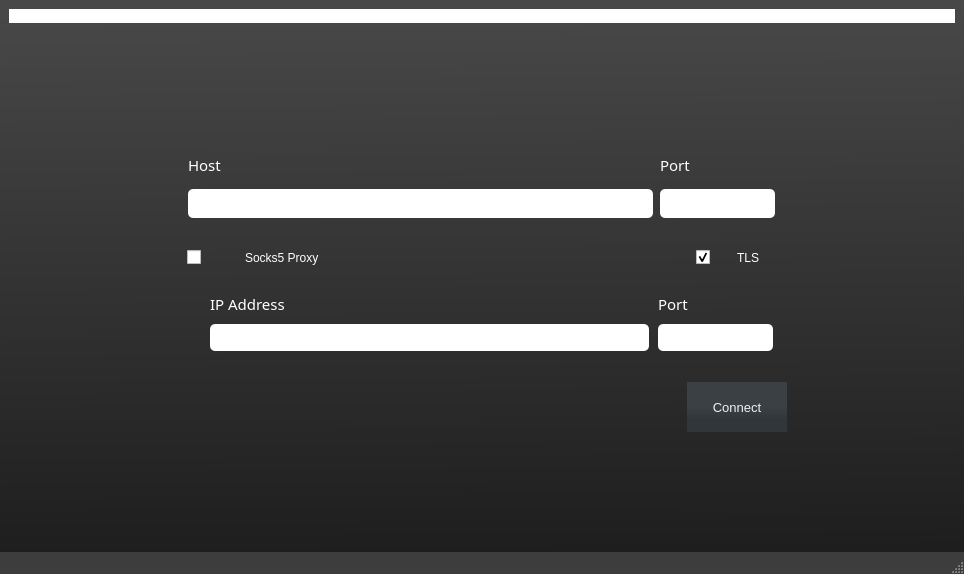
<?xml version="1.0" encoding="UTF-8"?>
<ui version="4.0">
 <class>MainWindow</class>
 <widget class="QMainWindow" name="MainWindow">
  <property name="geometry">
   <rect>
    <x>0</x>
    <y>0</y>
    <width>964</width>
    <height>574</height>
   </rect>
  </property>
  <property name="palette">
   <palette>
    <active>
     <colorrole role="WindowText">
      <brush brushstyle="SolidPattern">
       <color alpha="255">
        <red>255</red>
        <green>255</green>
        <blue>255</blue>
       </color>
      </brush>
     </colorrole>
     <colorrole role="Button">
      <brush brushstyle="SolidPattern">
       <color alpha="255">
        <red>61</red>
        <green>61</green>
        <blue>61</blue>
       </color>
      </brush>
     </colorrole>
     <colorrole role="Light">
      <brush brushstyle="SolidPattern">
       <color alpha="255">
        <red>91</red>
        <green>91</green>
        <blue>91</blue>
       </color>
      </brush>
     </colorrole>
     <colorrole role="Midlight">
      <brush brushstyle="SolidPattern">
       <color alpha="255">
        <red>76</red>
        <green>76</green>
        <blue>76</blue>
       </color>
      </brush>
     </colorrole>
     <colorrole role="Dark">
      <brush brushstyle="SolidPattern">
       <color alpha="255">
        <red>30</red>
        <green>30</green>
        <blue>30</blue>
       </color>
      </brush>
     </colorrole>
     <colorrole role="Mid">
      <brush brushstyle="SolidPattern">
       <color alpha="255">
        <red>40</red>
        <green>40</green>
        <blue>40</blue>
       </color>
      </brush>
     </colorrole>
     <colorrole role="Text">
      <brush brushstyle="SolidPattern">
       <color alpha="255">
        <red>255</red>
        <green>255</green>
        <blue>255</blue>
       </color>
      </brush>
     </colorrole>
     <colorrole role="BrightText">
      <brush brushstyle="SolidPattern">
       <color alpha="255">
        <red>255</red>
        <green>255</green>
        <blue>255</blue>
       </color>
      </brush>
     </colorrole>
     <colorrole role="ButtonText">
      <brush brushstyle="SolidPattern">
       <color alpha="255">
        <red>255</red>
        <green>255</green>
        <blue>255</blue>
       </color>
      </brush>
     </colorrole>
     <colorrole role="Base">
      <brush brushstyle="SolidPattern">
       <color alpha="255">
        <red>0</red>
        <green>0</green>
        <blue>0</blue>
       </color>
      </brush>
     </colorrole>
     <colorrole role="Window">
      <brush brushstyle="SolidPattern">
       <color alpha="255">
        <red>61</red>
        <green>61</green>
        <blue>61</blue>
       </color>
      </brush>
     </colorrole>
     <colorrole role="Shadow">
      <brush brushstyle="SolidPattern">
       <color alpha="255">
        <red>0</red>
        <green>0</green>
        <blue>0</blue>
       </color>
      </brush>
     </colorrole>
     <colorrole role="AlternateBase">
      <brush brushstyle="SolidPattern">
       <color alpha="255">
        <red>30</red>
        <green>30</green>
        <blue>30</blue>
       </color>
      </brush>
     </colorrole>
     <colorrole role="ToolTipBase">
      <brush brushstyle="SolidPattern">
       <color alpha="255">
        <red>255</red>
        <green>255</green>
        <blue>220</blue>
       </color>
      </brush>
     </colorrole>
     <colorrole role="ToolTipText">
      <brush brushstyle="SolidPattern">
       <color alpha="255">
        <red>0</red>
        <green>0</green>
        <blue>0</blue>
       </color>
      </brush>
     </colorrole>
    </active>
    <inactive>
     <colorrole role="WindowText">
      <brush brushstyle="SolidPattern">
       <color alpha="255">
        <red>255</red>
        <green>255</green>
        <blue>255</blue>
       </color>
      </brush>
     </colorrole>
     <colorrole role="Button">
      <brush brushstyle="SolidPattern">
       <color alpha="255">
        <red>61</red>
        <green>61</green>
        <blue>61</blue>
       </color>
      </brush>
     </colorrole>
     <colorrole role="Light">
      <brush brushstyle="SolidPattern">
       <color alpha="255">
        <red>91</red>
        <green>91</green>
        <blue>91</blue>
       </color>
      </brush>
     </colorrole>
     <colorrole role="Midlight">
      <brush brushstyle="SolidPattern">
       <color alpha="255">
        <red>76</red>
        <green>76</green>
        <blue>76</blue>
       </color>
      </brush>
     </colorrole>
     <colorrole role="Dark">
      <brush brushstyle="SolidPattern">
       <color alpha="255">
        <red>30</red>
        <green>30</green>
        <blue>30</blue>
       </color>
      </brush>
     </colorrole>
     <colorrole role="Mid">
      <brush brushstyle="SolidPattern">
       <color alpha="255">
        <red>40</red>
        <green>40</green>
        <blue>40</blue>
       </color>
      </brush>
     </colorrole>
     <colorrole role="Text">
      <brush brushstyle="SolidPattern">
       <color alpha="255">
        <red>255</red>
        <green>255</green>
        <blue>255</blue>
       </color>
      </brush>
     </colorrole>
     <colorrole role="BrightText">
      <brush brushstyle="SolidPattern">
       <color alpha="255">
        <red>255</red>
        <green>255</green>
        <blue>255</blue>
       </color>
      </brush>
     </colorrole>
     <colorrole role="ButtonText">
      <brush brushstyle="SolidPattern">
       <color alpha="255">
        <red>255</red>
        <green>255</green>
        <blue>255</blue>
       </color>
      </brush>
     </colorrole>
     <colorrole role="Base">
      <brush brushstyle="SolidPattern">
       <color alpha="255">
        <red>0</red>
        <green>0</green>
        <blue>0</blue>
       </color>
      </brush>
     </colorrole>
     <colorrole role="Window">
      <brush brushstyle="SolidPattern">
       <color alpha="255">
        <red>61</red>
        <green>61</green>
        <blue>61</blue>
       </color>
      </brush>
     </colorrole>
     <colorrole role="Shadow">
      <brush brushstyle="SolidPattern">
       <color alpha="255">
        <red>0</red>
        <green>0</green>
        <blue>0</blue>
       </color>
      </brush>
     </colorrole>
     <colorrole role="AlternateBase">
      <brush brushstyle="SolidPattern">
       <color alpha="255">
        <red>30</red>
        <green>30</green>
        <blue>30</blue>
       </color>
      </brush>
     </colorrole>
     <colorrole role="ToolTipBase">
      <brush brushstyle="SolidPattern">
       <color alpha="255">
        <red>255</red>
        <green>255</green>
        <blue>220</blue>
       </color>
      </brush>
     </colorrole>
     <colorrole role="ToolTipText">
      <brush brushstyle="SolidPattern">
       <color alpha="255">
        <red>0</red>
        <green>0</green>
        <blue>0</blue>
       </color>
      </brush>
     </colorrole>
    </inactive>
    <disabled>
     <colorrole role="WindowText">
      <brush brushstyle="SolidPattern">
       <color alpha="255">
        <red>30</red>
        <green>30</green>
        <blue>30</blue>
       </color>
      </brush>
     </colorrole>
     <colorrole role="Button">
      <brush brushstyle="SolidPattern">
       <color alpha="255">
        <red>61</red>
        <green>61</green>
        <blue>61</blue>
       </color>
      </brush>
     </colorrole>
     <colorrole role="Light">
      <brush brushstyle="SolidPattern">
       <color alpha="255">
        <red>91</red>
        <green>91</green>
        <blue>91</blue>
       </color>
      </brush>
     </colorrole>
     <colorrole role="Midlight">
      <brush brushstyle="SolidPattern">
       <color alpha="255">
        <red>76</red>
        <green>76</green>
        <blue>76</blue>
       </color>
      </brush>
     </colorrole>
     <colorrole role="Dark">
      <brush brushstyle="SolidPattern">
       <color alpha="255">
        <red>30</red>
        <green>30</green>
        <blue>30</blue>
       </color>
      </brush>
     </colorrole>
     <colorrole role="Mid">
      <brush brushstyle="SolidPattern">
       <color alpha="255">
        <red>40</red>
        <green>40</green>
        <blue>40</blue>
       </color>
      </brush>
     </colorrole>
     <colorrole role="Text">
      <brush brushstyle="SolidPattern">
       <color alpha="255">
        <red>30</red>
        <green>30</green>
        <blue>30</blue>
       </color>
      </brush>
     </colorrole>
     <colorrole role="BrightText">
      <brush brushstyle="SolidPattern">
       <color alpha="255">
        <red>255</red>
        <green>255</green>
        <blue>255</blue>
       </color>
      </brush>
     </colorrole>
     <colorrole role="ButtonText">
      <brush brushstyle="SolidPattern">
       <color alpha="255">
        <red>30</red>
        <green>30</green>
        <blue>30</blue>
       </color>
      </brush>
     </colorrole>
     <colorrole role="Base">
      <brush brushstyle="SolidPattern">
       <color alpha="255">
        <red>61</red>
        <green>61</green>
        <blue>61</blue>
       </color>
      </brush>
     </colorrole>
     <colorrole role="Window">
      <brush brushstyle="SolidPattern">
       <color alpha="255">
        <red>61</red>
        <green>61</green>
        <blue>61</blue>
       </color>
      </brush>
     </colorrole>
     <colorrole role="Shadow">
      <brush brushstyle="SolidPattern">
       <color alpha="255">
        <red>0</red>
        <green>0</green>
        <blue>0</blue>
       </color>
      </brush>
     </colorrole>
     <colorrole role="AlternateBase">
      <brush brushstyle="SolidPattern">
       <color alpha="255">
        <red>61</red>
        <green>61</green>
        <blue>61</blue>
       </color>
      </brush>
     </colorrole>
     <colorrole role="ToolTipBase">
      <brush brushstyle="SolidPattern">
       <color alpha="255">
        <red>255</red>
        <green>255</green>
        <blue>220</blue>
       </color>
      </brush>
     </colorrole>
     <colorrole role="ToolTipText">
      <brush brushstyle="SolidPattern">
       <color alpha="255">
        <red>0</red>
        <green>0</green>
        <blue>0</blue>
       </color>
      </brush>
     </colorrole>
    </disabled>
   </palette>
  </property>
  <property name="windowTitle">
   <string>Torpoker - Home</string>
  </property>
  <property name="styleSheet">
   <string notr="true">QStatusBar
{
	color: white;
	
	font: 9pt &quot;Montserrat&quot;;
}
QStatusBar::item
{
    border: 0px transparent dark;
}</string>
  </property>
  <widget class="QWidget" name="centralwidget">
   <property name="palette">
    <palette>
     <active>
      <colorrole role="Button">
       <brush brushstyle="LinearGradientPattern">
        <gradient startx="0.489000000000000" starty="0.011363600000000" endx="0.506000000000000" endy="1.000000000000000" type="LinearGradient" spread="PadSpread" coordinatemode="ObjectBoundingMode">
         <gradientstop position="0.000000000000000">
          <color alpha="255">
           <red>72</red>
           <green>72</green>
           <blue>72</blue>
          </color>
         </gradientstop>
         <gradientstop position="1.000000000000000">
          <color alpha="255">
           <red>30</red>
           <green>30</green>
           <blue>30</blue>
          </color>
         </gradientstop>
        </gradient>
       </brush>
      </colorrole>
      <colorrole role="ButtonText">
       <brush brushstyle="SolidPattern">
        <color alpha="255">
         <red>0</red>
         <green>0</green>
         <blue>0</blue>
        </color>
       </brush>
      </colorrole>
      <colorrole role="Base">
       <brush brushstyle="LinearGradientPattern">
        <gradient startx="0.489000000000000" starty="0.011363600000000" endx="0.506000000000000" endy="1.000000000000000" type="LinearGradient" spread="PadSpread" coordinatemode="ObjectBoundingMode">
         <gradientstop position="0.000000000000000">
          <color alpha="255">
           <red>72</red>
           <green>72</green>
           <blue>72</blue>
          </color>
         </gradientstop>
         <gradientstop position="1.000000000000000">
          <color alpha="255">
           <red>30</red>
           <green>30</green>
           <blue>30</blue>
          </color>
         </gradientstop>
        </gradient>
       </brush>
      </colorrole>
      <colorrole role="Window">
       <brush brushstyle="LinearGradientPattern">
        <gradient startx="0.489000000000000" starty="0.011363600000000" endx="0.506000000000000" endy="1.000000000000000" type="LinearGradient" spread="PadSpread" coordinatemode="ObjectBoundingMode">
         <gradientstop position="0.000000000000000">
          <color alpha="255">
           <red>72</red>
           <green>72</green>
           <blue>72</blue>
          </color>
         </gradientstop>
         <gradientstop position="1.000000000000000">
          <color alpha="255">
           <red>30</red>
           <green>30</green>
           <blue>30</blue>
          </color>
         </gradientstop>
        </gradient>
       </brush>
      </colorrole>
     </active>
     <inactive>
      <colorrole role="Button">
       <brush brushstyle="LinearGradientPattern">
        <gradient startx="0.489000000000000" starty="0.011363600000000" endx="0.506000000000000" endy="1.000000000000000" type="LinearGradient" spread="PadSpread" coordinatemode="ObjectBoundingMode">
         <gradientstop position="0.000000000000000">
          <color alpha="255">
           <red>72</red>
           <green>72</green>
           <blue>72</blue>
          </color>
         </gradientstop>
         <gradientstop position="1.000000000000000">
          <color alpha="255">
           <red>30</red>
           <green>30</green>
           <blue>30</blue>
          </color>
         </gradientstop>
        </gradient>
       </brush>
      </colorrole>
      <colorrole role="ButtonText">
       <brush brushstyle="SolidPattern">
        <color alpha="255">
         <red>0</red>
         <green>0</green>
         <blue>0</blue>
        </color>
       </brush>
      </colorrole>
      <colorrole role="Base">
       <brush brushstyle="LinearGradientPattern">
        <gradient startx="0.489000000000000" starty="0.011363600000000" endx="0.506000000000000" endy="1.000000000000000" type="LinearGradient" spread="PadSpread" coordinatemode="ObjectBoundingMode">
         <gradientstop position="0.000000000000000">
          <color alpha="255">
           <red>72</red>
           <green>72</green>
           <blue>72</blue>
          </color>
         </gradientstop>
         <gradientstop position="1.000000000000000">
          <color alpha="255">
           <red>30</red>
           <green>30</green>
           <blue>30</blue>
          </color>
         </gradientstop>
        </gradient>
       </brush>
      </colorrole>
      <colorrole role="Window">
       <brush brushstyle="LinearGradientPattern">
        <gradient startx="0.489000000000000" starty="0.011363600000000" endx="0.506000000000000" endy="1.000000000000000" type="LinearGradient" spread="PadSpread" coordinatemode="ObjectBoundingMode">
         <gradientstop position="0.000000000000000">
          <color alpha="255">
           <red>72</red>
           <green>72</green>
           <blue>72</blue>
          </color>
         </gradientstop>
         <gradientstop position="1.000000000000000">
          <color alpha="255">
           <red>30</red>
           <green>30</green>
           <blue>30</blue>
          </color>
         </gradientstop>
        </gradient>
       </brush>
      </colorrole>
     </inactive>
     <disabled>
      <colorrole role="Button">
       <brush brushstyle="LinearGradientPattern">
        <gradient startx="0.489000000000000" starty="0.011363600000000" endx="0.506000000000000" endy="1.000000000000000" type="LinearGradient" spread="PadSpread" coordinatemode="ObjectBoundingMode">
         <gradientstop position="0.000000000000000">
          <color alpha="255">
           <red>72</red>
           <green>72</green>
           <blue>72</blue>
          </color>
         </gradientstop>
         <gradientstop position="1.000000000000000">
          <color alpha="255">
           <red>30</red>
           <green>30</green>
           <blue>30</blue>
          </color>
         </gradientstop>
        </gradient>
       </brush>
      </colorrole>
      <colorrole role="ButtonText">
       <brush brushstyle="SolidPattern">
        <color alpha="255">
         <red>30</red>
         <green>30</green>
         <blue>30</blue>
        </color>
       </brush>
      </colorrole>
      <colorrole role="Base">
       <brush brushstyle="LinearGradientPattern">
        <gradient startx="0.489000000000000" starty="0.011363600000000" endx="0.506000000000000" endy="1.000000000000000" type="LinearGradient" spread="PadSpread" coordinatemode="ObjectBoundingMode">
         <gradientstop position="0.000000000000000">
          <color alpha="255">
           <red>72</red>
           <green>72</green>
           <blue>72</blue>
          </color>
         </gradientstop>
         <gradientstop position="1.000000000000000">
          <color alpha="255">
           <red>30</red>
           <green>30</green>
           <blue>30</blue>
          </color>
         </gradientstop>
        </gradient>
       </brush>
      </colorrole>
      <colorrole role="Window">
       <brush brushstyle="LinearGradientPattern">
        <gradient startx="0.489000000000000" starty="0.011363600000000" endx="0.506000000000000" endy="1.000000000000000" type="LinearGradient" spread="PadSpread" coordinatemode="ObjectBoundingMode">
         <gradientstop position="0.000000000000000">
          <color alpha="255">
           <red>72</red>
           <green>72</green>
           <blue>72</blue>
          </color>
         </gradientstop>
         <gradientstop position="1.000000000000000">
          <color alpha="255">
           <red>30</red>
           <green>30</green>
           <blue>30</blue>
          </color>
         </gradientstop>
        </gradient>
       </brush>
      </colorrole>
     </disabled>
    </palette>
   </property>
   <property name="styleSheet">
    <string notr="true">#centralwidget{
	
	background-color: qlineargradient(spread:pad, x1:0.489, y1:0.0113636, x2:0.506, y2:1, stop:0 rgba(72, 72, 72, 255), stop:1 rgba(30, 30, 30, 255));
	
	border-image: url(./UI/images/TgFZH.jpg);
}
QLabel{
	color: white;
}
QPushButton
{
    color: #eff0f1;
    background-color: qlineargradient(x1: 0.5, y1: 0.5 x2: 0.5, y2: 1, stop: 0 #3b4045, stop: 0.5 #31363b);
    border-width: 0.1ex;
    border-color: #76797c;
    border-style: solid;
    padding:2ex;
    border-radius: 0.2ex;
    outline: none;
}

QPushButton:disabled
{
    background-color: #31363b;
    border-width: 0.1ex;
    border-color: #454545;
    border-style: solid;
    padding-top: 0.5ex;
    padding-bottom: 0.5ex;
    padding-left: 1ex;
    padding-right: 1ex;
    border-radius: 0.2ex;
    color: #454545;
}

QPushButton:focus
{
    color: white;
}

QPushButton:pressed
{
    background-color: #31363b;
    padding-top: -1.5ex;
    padding-bottom: -1.7ex;
}

QComboBox
{
    selection-background-color: #3daee9;
    border-style: solid;
    border: 0.1ex solid #76797c;
    border-radius: 0.2ex;
    padding: 0.5ex;
    min-width: 7.5ex;
}

QPushButton:checked
{
    background-color: #76797c;
    border-color: #6A6969;
}

QPushButton:hover
{
    background-color: qlineargradient(x1: 0.5, y1: 0.5 x2: 0.5, y2: 1, stop: 0 #454a4f, stop: 0.5 #3b4045);
    border: 0.1ex solid #3daee9;
    color: #eff0f1;
}

QPushButton:checked:hover
{
    background-color: qlineargradient(x1: 0.5, y1: 0.5 x2: 0.5, y2: 1, stop: 0 #808386, stop: 0.5 #76797c);
    border: 0.1ex solid #3daee9;
    color: #eff0f1;
}</string>
   </property>
   <layout class="QGridLayout" name="gridLayout_2">
    <item row="2" column="1" colspan="2">
     <widget class="QFrame" name="frame_2">
      <property name="minimumSize">
       <size>
        <width>627</width>
        <height>309</height>
       </size>
      </property>
      <property name="styleSheet">
       <string notr="true">#frame_2{
	border: none;
}</string>
      </property>
      <property name="frameShape">
       <enum>QFrame::StyledPanel</enum>
      </property>
      <property name="frameShadow">
       <enum>QFrame::Raised</enum>
      </property>
      <layout class="QGridLayout" name="gridLayout_3">
       <property name="sizeConstraint">
        <enum>QLayout::SetDefaultConstraint</enum>
       </property>
       <item row="5" column="3">
        <widget class="QPushButton" name="pushButton_connect">
         <property name="maximumSize">
          <size>
           <width>120</width>
           <height>50</height>
          </size>
         </property>
         <property name="font">
          <font>
           <pointsize>10</pointsize>
          </font>
         </property>
         <property name="text">
          <string>Connect</string>
         </property>
        </widget>
       </item>
       <item row="3" column="3">
        <widget class="QFrame" name="frame_4">
         <property name="maximumSize">
          <size>
           <width>100</width>
           <height>50</height>
          </size>
         </property>
         <property name="frameShape">
          <enum>QFrame::NoFrame</enum>
         </property>
         <property name="frameShadow">
          <enum>QFrame::Raised</enum>
         </property>
         <layout class="QHBoxLayout" name="horizontalLayout_2">
          <property name="spacing">
           <number>0</number>
          </property>
          <item>
           <widget class="QCheckBox" name="checkBox_tls">
            <property name="font">
             <font>
              <family>Montserrat</family>
              <pointsize>11</pointsize>
             </font>
            </property>
            <property name="text">
             <string/>
            </property>
            <property name="checked">
             <bool>true</bool>
            </property>
           </widget>
          </item>
          <item>
           <widget class="QLabel" name="label_7">
            <property name="text">
             <string>TLS</string>
            </property>
            <property name="buddy">
             <cstring>checkBox_tls</cstring>
            </property>
           </widget>
          </item>
         </layout>
        </widget>
       </item>
       <item row="4" column="1" colspan="3">
        <widget class="QFrame" name="frame">
         <property name="styleSheet">
          <string notr="true">#frame{
	margin-left: 20px;
	border: none;
}</string>
         </property>
         <property name="frameShape">
          <enum>QFrame::StyledPanel</enum>
         </property>
         <property name="frameShadow">
          <enum>QFrame::Raised</enum>
         </property>
         <layout class="QGridLayout" name="gridLayout">
          <property name="topMargin">
           <number>0</number>
          </property>
          <property name="bottomMargin">
           <number>25</number>
          </property>
          <property name="verticalSpacing">
           <number>2</number>
          </property>
          <item row="1" column="0">
           <widget class="QLabel" name="label_3">
            <property name="enabled">
             <bool>true</bool>
            </property>
            <property name="maximumSize">
             <size>
              <width>16777215</width>
              <height>50</height>
             </size>
            </property>
            <property name="font">
             <font>
              <family>Noto Sans Arabic</family>
              <pointsize>11</pointsize>
             </font>
            </property>
            <property name="statusTip">
             <string>socks5 IP address</string>
            </property>
            <property name="text">
             <string>IP Address</string>
            </property>
            <property name="buddy">
             <cstring>lineEdit_proxy_ip</cstring>
            </property>
           </widget>
          </item>
          <item row="1" column="1">
           <widget class="QLabel" name="label_4">
            <property name="enabled">
             <bool>true</bool>
            </property>
            <property name="maximumSize">
             <size>
              <width>16777215</width>
              <height>50</height>
             </size>
            </property>
            <property name="font">
             <font>
              <family>Noto Sans Arabic</family>
              <pointsize>11</pointsize>
             </font>
            </property>
            <property name="statusTip">
             <string>Socks5 IP port</string>
            </property>
            <property name="text">
             <string>Port</string>
            </property>
            <property name="buddy">
             <cstring>lineEdit_proxy_port</cstring>
            </property>
           </widget>
          </item>
          <item row="2" column="0">
           <widget class="QLineEdit" name="lineEdit_proxy_ip">
            <property name="enabled">
             <bool>true</bool>
            </property>
            <property name="maximumSize">
             <size>
              <width>439</width>
              <height>30</height>
             </size>
            </property>
            <property name="font">
             <font>
              <family>Nirmala UI</family>
              <pointsize>10</pointsize>
             </font>
            </property>
            <property name="statusTip">
             <string>socks5 IP address</string>
            </property>
            <property name="styleSheet">
             <string notr="true">#lineEdit_proxy_ip{
	border: 0.3ex solid white;
	border-radius: 5px;
	padding: 5px 10px;
}
#lineEdit_proxy_ip:disabled{
	border: 0.3ex solid #9a9a9a;
	border-radius: 5px;
	padding: 5px 10px;
	color: rgb(203, 203, 203);
	background-color: rgb(163, 163, 163);
}

#lineEdit_proxy_ip::hover{
	color: rgb(255, 255, 255);
	background-color: rgb(34, 34, 34);
	padding-left: 15px;
}</string>
            </property>
           </widget>
          </item>
          <item row="2" column="1">
           <widget class="QLineEdit" name="lineEdit_proxy_port">
            <property name="enabled">
             <bool>true</bool>
            </property>
            <property name="maximumSize">
             <size>
              <width>115</width>
              <height>30</height>
             </size>
            </property>
            <property name="font">
             <font>
              <family>Nirmala UI</family>
              <pointsize>10</pointsize>
             </font>
            </property>
            <property name="statusTip">
             <string>Socks5 IP port</string>
            </property>
            <property name="styleSheet">
             <string notr="true">#lineEdit_proxy_port{
	border: 0.3ex solid white;
	border-radius: 5px;
	padding: 5px 10px;
}
#lineEdit_proxy_port:disabled{
	border: 0.3ex solid #9a9a9a;
	border-radius: 5px;
	padding: 5px 10px;
	color: rgb(203, 203, 203);
	background-color: rgb(163, 163, 163);
}

#lineEdit_proxy_port::hover{
	color: rgb(255, 255, 255);
	background-color: rgb(34, 34, 34);
	padding-left: 15px;
}</string>
            </property>
            <property name="inputMethodHints">
             <set>Qt::ImhDigitsOnly</set>
            </property>
            <property name="text">
             <string/>
            </property>
            <property name="maxLength">
             <number>5</number>
            </property>
           </widget>
          </item>
         </layout>
        </widget>
       </item>
       <item row="0" column="1" colspan="3">
        <widget class="QFrame" name="frame_5">
         <property name="frameShape">
          <enum>QFrame::NoFrame</enum>
         </property>
         <property name="frameShadow">
          <enum>QFrame::Raised</enum>
         </property>
         <layout class="QGridLayout" name="gridLayout_4">
          <item row="1" column="0">
           <widget class="QLineEdit" name="lineEdit_address">
            <property name="maximumSize">
             <size>
              <width>465</width>
              <height>30</height>
             </size>
            </property>
            <property name="font">
             <font>
              <family>Nirmala UI</family>
              <pointsize>10</pointsize>
             </font>
            </property>
            <property name="statusTip">
             <string>Host to connect to</string>
            </property>
            <property name="styleSheet">
             <string notr="true">#lineEdit_address{
	border: 0.3ex solid white;
	border-radius: 5px;
	padding: 5px 10px;
}
#lineEdit_address:disabled{
	border: 0.3ex solid #9a9a9a;
	border-radius: 5px;
	padding: 5px 10px;
	color: rgb(203, 203, 203);
	background-color: rgb(163, 163, 163);
}

#lineEdit_address::hover{
	color: rgb(255, 255, 255);
	background-color: rgb(34, 34, 34);
	padding-left: 15px;
}</string>
            </property>
           </widget>
          </item>
          <item row="1" column="2">
           <widget class="QLineEdit" name="lineEdit_address_port">
            <property name="maximumSize">
             <size>
              <width>115</width>
              <height>30</height>
             </size>
            </property>
            <property name="font">
             <font>
              <family>Nirmala UI</family>
              <pointsize>10</pointsize>
             </font>
            </property>
            <property name="statusTip">
             <string>address port to connect</string>
            </property>
            <property name="styleSheet">
             <string notr="true">#lineEdit_address_port{
	border: 0.3ex solid white;
	border-radius: 5px;
	padding: 5px 10px;
}
#lineEdit_address_port:disabled{
	border: 0.3ex solid #9a9a9a;
	border-radius: 5px;
	padding: 5px 10px;
	color: rgb(203, 203, 203);
	background-color: rgb(163, 163, 163);
}

#lineEdit_address_port::hover{
	color: rgb(255, 255, 255);
	background-color: rgb(34, 34, 34);
	padding-left: 15px;
}</string>
            </property>
            <property name="text">
             <string/>
            </property>
            <property name="maxLength">
             <number>5</number>
            </property>
           </widget>
          </item>
          <item row="0" column="0">
           <widget class="QLabel" name="label">
            <property name="maximumSize">
             <size>
              <width>16777215</width>
              <height>50</height>
             </size>
            </property>
            <property name="font">
             <font>
              <family>Noto Sans Arabic</family>
              <pointsize>11</pointsize>
             </font>
            </property>
            <property name="statusTip">
             <string>Address to connect to</string>
            </property>
            <property name="text">
             <string>Host</string>
            </property>
            <property name="buddy">
             <cstring>lineEdit_address</cstring>
            </property>
           </widget>
          </item>
          <item row="0" column="2">
           <widget class="QLabel" name="label_2">
            <property name="maximumSize">
             <size>
              <width>16777215</width>
              <height>50</height>
             </size>
            </property>
            <property name="font">
             <font>
              <family>Noto Sans Arabic</family>
              <pointsize>11</pointsize>
             </font>
            </property>
            <property name="statusTip">
             <string>address port to connect</string>
            </property>
            <property name="text">
             <string>Port</string>
            </property>
            <property name="buddy">
             <cstring>lineEdit_address_port</cstring>
            </property>
           </widget>
          </item>
         </layout>
        </widget>
       </item>
       <item row="3" column="1">
        <widget class="QFrame" name="frame_3">
         <property name="maximumSize">
          <size>
           <width>150</width>
           <height>16777215</height>
          </size>
         </property>
         <property name="frameShape">
          <enum>QFrame::NoFrame</enum>
         </property>
         <property name="frameShadow">
          <enum>QFrame::Raised</enum>
         </property>
         <layout class="QHBoxLayout" name="horizontalLayout">
          <property name="spacing">
           <number>0</number>
          </property>
          <item>
           <widget class="QCheckBox" name="checkBox_socks5">
            <property name="font">
             <font>
              <family>Montserrat</family>
              <pointsize>11</pointsize>
             </font>
            </property>
            <property name="statusTip">
             <string>check to enable socks5 proxy connection</string>
            </property>
            <property name="styleSheet">
             <string notr="true"/>
            </property>
            <property name="text">
             <string/>
            </property>
            <property name="checked">
             <bool>false</bool>
            </property>
           </widget>
          </item>
          <item>
           <widget class="QLabel" name="label_6">
            <property name="text">
             <string>Socks5 Proxy</string>
            </property>
            <property name="buddy">
             <cstring>checkBox_socks5</cstring>
            </property>
           </widget>
          </item>
         </layout>
        </widget>
       </item>
      </layout>
     </widget>
    </item>
    <item row="2" column="3">
     <spacer name="horizontalSpacer">
      <property name="orientation">
       <enum>Qt::Horizontal</enum>
      </property>
      <property name="sizeType">
       <enum>QSizePolicy::Preferred</enum>
      </property>
      <property name="sizeHint" stdset="0">
       <size>
        <width>40</width>
        <height>20</height>
       </size>
      </property>
     </spacer>
    </item>
    <item row="2" column="0">
     <spacer name="horizontalSpacer_2">
      <property name="orientation">
       <enum>Qt::Horizontal</enum>
      </property>
      <property name="sizeType">
       <enum>QSizePolicy::Preferred</enum>
      </property>
      <property name="sizeHint" stdset="0">
       <size>
        <width>40</width>
        <height>20</height>
       </size>
      </property>
     </spacer>
    </item>
    <item row="0" column="0" colspan="4">
     <widget class="QLabel" name="label_logo">
      <property name="maximumSize">
       <size>
        <width>16777215</width>
        <height>100</height>
       </size>
      </property>
      <property name="styleSheet">
       <string notr="true">background-color: white;</string>
      </property>
      <property name="text">
       <string/>
      </property>
      <property name="pixmap">
       <pixmap>images/YfZiodQJx.png</pixmap>
      </property>
      <property name="alignment">
       <set>Qt::AlignCenter</set>
      </property>
     </widget>
    </item>
    <item row="1" column="0" colspan="4">
     <spacer name="verticalSpacer">
      <property name="orientation">
       <enum>Qt::Vertical</enum>
      </property>
      <property name="sizeHint" stdset="0">
       <size>
        <width>20</width>
        <height>40</height>
       </size>
      </property>
     </spacer>
    </item>
    <item row="3" column="0" colspan="4">
     <spacer name="verticalSpacer_2">
      <property name="orientation">
       <enum>Qt::Vertical</enum>
      </property>
      <property name="sizeHint" stdset="0">
       <size>
        <width>20</width>
        <height>40</height>
       </size>
      </property>
     </spacer>
    </item>
   </layout>
  </widget>
  <widget class="QMenuBar" name="menubar">
   <property name="geometry">
    <rect>
     <x>0</x>
     <y>0</y>
     <width>964</width>
     <height>21</height>
    </rect>
   </property>
  </widget>
  <widget class="QStatusBar" name="statusbar"/>
 </widget>
 <tabstops>
  <tabstop>checkBox_socks5</tabstop>
  <tabstop>lineEdit_proxy_ip</tabstop>
  <tabstop>lineEdit_proxy_port</tabstop>
  <tabstop>pushButton_connect</tabstop>
 </tabstops>
 <resources/>
 <connections>
  <connection>
   <sender>lineEdit_proxy_port</sender>
   <signal>returnPressed()</signal>
   <receiver>pushButton_connect</receiver>
   <slot>click()</slot>
   <hints>
    <hint type="sourcelabel">
     <x>687</x>
     <y>374</y>
    </hint>
    <hint type="destinationlabel">
     <x>696</x>
     <y>455</y>
    </hint>
   </hints>
  </connection>
 </connections>
</ui>
